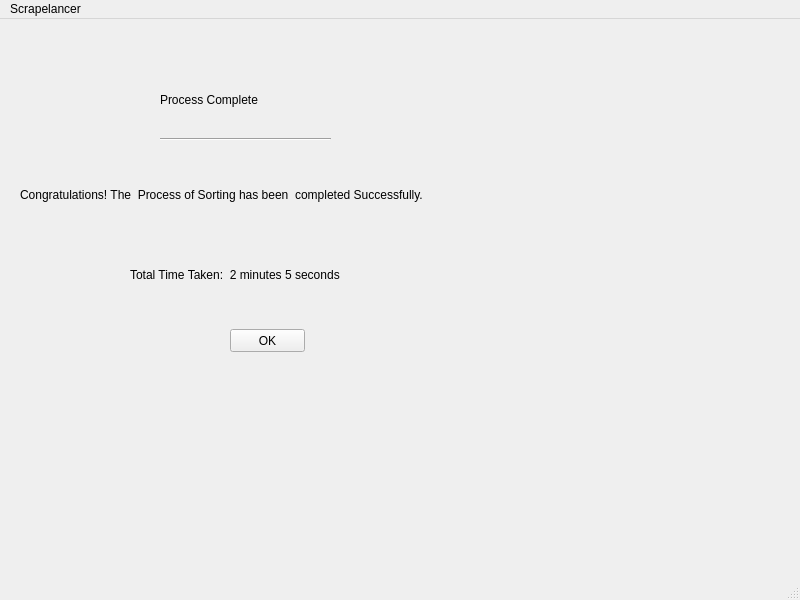
<?xml version="1.0" encoding="UTF-8"?>
<ui version="4.0">
 <class>MainWindow</class>
 <widget class="QMainWindow" name="MainWindow">
  <property name="geometry">
   <rect>
    <x>0</x>
    <y>0</y>
    <width>800</width>
    <height>600</height>
   </rect>
  </property>
  <property name="windowTitle">
   <string>MainWindow</string>
  </property>
  <property name="styleSheet">
   <string notr="true">font: 75 12pt &quot;MS Shell Dlg 2&quot;;</string>
  </property>
  <widget class="QWidget" name="centralwidget">
   <widget class="QLabel" name="label">
    <property name="geometry">
     <rect>
      <x>160</x>
      <y>60</y>
      <width>211</width>
      <height>41</height>
     </rect>
    </property>
    <property name="styleSheet">
     <string notr="true">font: 75 16pt &quot;MS Shell Dlg 2&quot;;</string>
    </property>
    <property name="text">
     <string>Process Complete </string>
    </property>
   </widget>
   <widget class="Line" name="line">
    <property name="geometry">
     <rect>
      <x>160</x>
      <y>110</y>
      <width>171</width>
      <height>20</height>
     </rect>
    </property>
    <property name="orientation">
     <enum>Qt::Horizontal</enum>
    </property>
   </widget>
   <widget class="QLabel" name="label_2">
    <property name="geometry">
     <rect>
      <x>20</x>
      <y>150</y>
      <width>541</width>
      <height>51</height>
     </rect>
    </property>
    <property name="styleSheet">
     <string notr="true">font: 12pt &quot;MS Shell Dlg 2&quot;;</string>
    </property>
    <property name="text">
     <string>Congratulations! The  Process of Sorting has been  completed Successfully.</string>
    </property>
   </widget>
   <widget class="QLabel" name="label_3">
    <property name="geometry">
     <rect>
      <x>130</x>
      <y>230</y>
      <width>311</width>
      <height>51</height>
     </rect>
    </property>
    <property name="styleSheet">
     <string notr="true">font: 12pt &quot;MS Shell Dlg 2&quot;;</string>
    </property>
    <property name="text">
     <string>Total Time Taken:  2 minutes 5 seconds</string>
    </property>
   </widget>
   <widget class="QPushButton" name="pushButton">
    <property name="geometry">
     <rect>
      <x>230</x>
      <y>310</y>
      <width>75</width>
      <height>23</height>
     </rect>
    </property>
    <property name="text">
     <string>OK</string>
    </property>
   </widget>
  </widget>
  <widget class="QMenuBar" name="menubar">
   <property name="geometry">
    <rect>
     <x>0</x>
     <y>0</y>
     <width>800</width>
     <height>25</height>
    </rect>
   </property>
   <widget class="QMenu" name="menuScrapelancer">
    <property name="title">
     <string>Scrapelancer</string>
    </property>
   </widget>
   <addaction name="menuScrapelancer"/>
  </widget>
  <widget class="QStatusBar" name="statusbar"/>
 </widget>
 <resources/>
 <connections/>
</ui>
